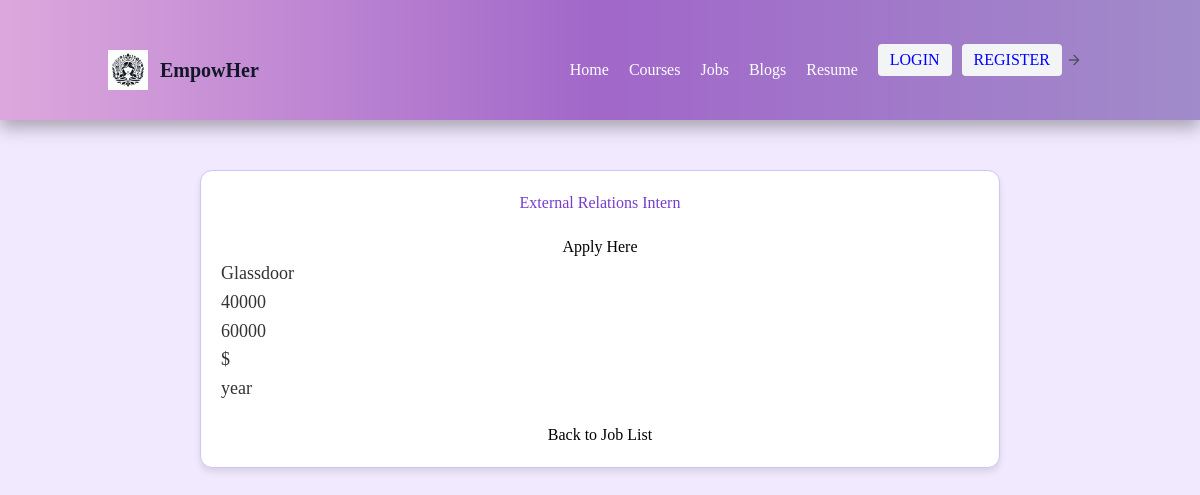
Page /job_detail/14/ on the committed database.
### nav/models.py (models this page shows)
class Jobs(models.Model):
  job_title =models.CharField(max_length=300,verbose_name="job_title")
  link=models.CharField(max_length=300, verbose_name="link")
  source=models.CharField(max_length=300 , verbose_name="source")
  salary_from=models.CharField(max_length=300, verbose_name="salary_from")
  salary_to=models.CharField(max_length=300, verbose_name="salary_to")
  salary_currency=models.CharField(max_length=300, verbose_name="salary_currency")
  salary_periodicity=models.CharField(max_length=300, verbose_name="salary_periodicity")
  salary_period=models.CharField(max_length=300, verbose_name="salary_period")
  based_on=models.CharField(max_length=300, verbose_name="based_on")

### nav/views.py (the view)
# urls.py: path('job_detail/<int:job_id>/',views.job_detail,name='job_detail'),
def job_detail(request,job_id):
  job=get_object_or_404(Jobs ,pk=job_id)
  return render(request, 'nav/job_detail.html',{'job':job})

### nav/templates/nav/job_detail.html (shortened to what this page needs)
{% load static %}
<!DOCTYPE html>
<html>
<head>
    <script src="https://cdn.tailwindcss.com"></script>
    <link rel="stylesheet" href="{% static 'nav/images/common.css' %}">
</head>
<body>
  <header class="text-gray-600 body-font">
    <div class="container mx-auto flex flex-wrap p-5 flex-col md:flex-row items-center">
      <a class="flex title-font font-medium items-center text-gray-900 mb-4 md:mb-0">
        <img src="{% static 'nav/images/Designer.png'%}" style=" height:40px ; width:40px;">
        <span class="ml-3 text-xl">EmpowHer</span>
      </a>
      <nav class="md:ml-auto flex flex-wrap items-center text-base justify-center">
        <a class="mr-5 hover:text-gray-900" href="{% url 'home' %}">Home</a>
        <a class="mr-5 hover:text-gray-900" href="{% url 'course_list' %}">Courses</a>
        <a class="mr-5 hover:text-gray-900" href="{% url 'job_list' %}">Jobs</a>
        <a class="mr-5 hover:text-gray-900" href="{% url 'blog_list' %}">Blogs</a>
        <a class="mr-5 hover:text-gray-900" href="{% url 'upload_file' %}">Resume</a>
      </nav>
      <a href="{% url 'login_view' %}" class="inline-flex items-center bg-gray-100 border-0 py-1 px-3 focus:outline-none hover:bg-gray-200 rounded text-base mt-4 md:mt-0" style="margin-right:10px; color:blue">LOGIN</a>
      <a href="{% url 'register' %}" class="inline-flex items-center bg-gray-100 border-0 py-1 px-3 focus:outline-none hover:bg-gray-200 rounded text-base mt-4 md:mt-0" style="color:blue">REGISTER</a>
        <svg fill="none" stroke="currentColor" stroke-linecap="round" stroke-linejoin="round" stroke-width="2" class="w-4 h-4 ml-1" viewBox="0 0 24 24">
          <path d="M5 12h14M12 5l7 7-7 7"></path>
        </svg>
    </div>
  </header>
    <div class="job-container">
        <h1>{{ job.job_title }}</h1>
        <a href="{{ job.link }}">Apply Here</a>
        <p>{{ job.salary_from}}</p>
        <p>{{ job.salary_to}}</p>
        <p>{{ job.salary_currency}}</p>
        <p>{{ job.salary_periodicity}}</p>
        <p>{{ job.salary_period}}</p>
        <a href="{% url 'job_list' %}">Back to Job List</a>
    </div>
</body>
</html>

### nav/static/nav/images/common.css (style rules this page uses)
body { margin: 0; padding: 0; font-family: 'Times New Roman', Times, serif, sans-serif; }
header { background: linear-gradient(to right, #dda8dd, #a167c9, #a18bca); padding: 10px; box-shadow: 0 8px 16px rgba(0, 0, 0, 0.3); }
header a { color: white; text-decoration: none; }
header .title-font { font-size: 1.75rem; font-weight: bold; }
header svg { margin-right: 10px; }

### nav/templates/nav/job_detail.html (style rules this page uses)
body { background-color: #F1EAFF; font-family: 'Times New Roman', Times, serif, sans-serif; margin: 0; padding: 0; }
.job-container { padding: 20px; max-width: 800px; margin: 50px auto; background-color: #ffffff; border: 1px solid #d3c3f3; border-radius: 12px; box-shadow: 0 4px 6px rgba(0, 0, 0, 0.1); }
h1 { color: #763dca; text-align: center; }
p { color: #333; font-size: 18px; line-height: 1.6; }
a { display: block; text-align: center; margin-top: 20px; color: #007BFF; text-decoration: none; }

### rows in the picture
Jobs: job_title "External Relations Intern", salary_from "Glassdoor", salary_to "40000", salary_currency "60000", salary_periodicity "$", salary_period "year"
